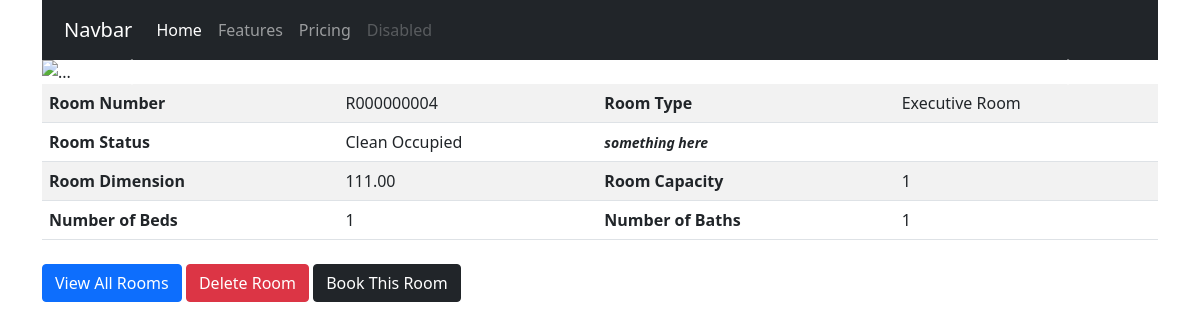
The page /rooms/r000000004/ on the database its author committed.
### hotel/models.py (models this page shows, shortened)
class Room(models.Model):
    id = models.UUIDField(primary_key=True, default=uuid.uuid4, editable=False)
    roomstatus = models.CharField(_("Room Status"), max_length=2, choices=ROOMSTATUS, default='dv')
    roomnumber = models.CharField(_("Room Number"), max_length=50, default=generateRoomNumber, db_index=True, unique=True)
    roomnumber_url = models.SlugField(_("Room Number URL"), null=True)
    roomtype = models.ForeignKey(RoomType, on_delete=models.CASCADE, limit_choices_to={'roomtype_active': True}, related_name='rooms')
    roomcapacity = models.PositiveIntegerField(_("Room Capacity")) #todo: set max value for room capacity
    roombed = models.PositiveIntegerField(_("Number of Beds"))
    roombath = models.PositiveIntegerField(_("Number of Bath"))
    roomdimension = models.DecimalField(_("Dimension (in Square Feet)"), max_digits=5, decimal_places=2)
    roomextras = models.ManyToManyField(RoomExtra, verbose_name=_("List of Extra Items"))
    created_at = models.DateTimeField(_("Created At"), auto_now_add=True)
    last_updated = models.DateTimeField(_("Updated At"), auto_now=False)
    is_available = models.BooleanField(_("Room Available"), default=True)
    roomdate = models.DateTimeField(_("Empty Date Field"), blank=True, null=True)
    class Meta:
        verbose_name = _("Room")
        verbose_name_plural = _("Rooms")

class RoomType(models.Model):
    id = models.UUIDField(primary_key=True, default=uuid.uuid4, editable=False)
    roomtype_name = models.CharField(_("Name"), max_length=50)
    roomtype_cost = models.DecimalField(_("Cost of Room/Night"), max_digits=5, decimal_places=2)
    roomtype_cost1 = models.DecimalField(_("Cost of Room/Night 1"), max_digits=5, decimal_places=2, blank=True, null=True)
    roomtype_info = models.CharField(_("RoomType Info 1"), max_length=50, blank=True, null=True)
    roomtype_active = models.BooleanField(_("Is Active?"), default=True)
    class Meta:
        verbose_name = _("RoomType")
        verbose_name_plural = _("RoomTypes")
    def __str__(self):
        return self.roomtype_name

### hotel/views.py (the view)
# urls.py: path('<slug>/', RoomDetailView.as_view(), name='room_detail'),
class RoomDetailView(generic.DetailView):
    model = Room
    slug_field = 'roomnumber_url'
    context_object_name = 'room'
    template_name = 'rooms/roomdetail.html'

### templates/rooms/roomdetail.html (shortened to what this page needs)
{% extends 'base.html' %}
{% block content %}
    <div id="carouselExampleControls" class="carousel slide" data-bs-ride="carousel">
        <div class="carousel-inner">
        <div class="carousel-item active">
            <img src="..." class="d-block w-100" alt="...">
        </div>
        </div>
        <button class="carousel-control-prev" type="button" data-bs-target="#carouselExampleControls" data-bs-slide="prev">
        <span class="carousel-control-prev-icon" aria-hidden="true"></span>
        </button>
        <button class="carousel-control-next" type="button" data-bs-target="#carouselExampleControls" data-bs-slide="next">
        <span class="carousel-control-next-icon" aria-hidden="true"></span>
        </button>
    </div>
    <div class="room-items">
        <table class="table table-striped">
            <tbody>
              <tr>
                <th scope="row">Room Number</th>
                <td>{{ room.roomnumber }}</td>
                <th scope="row">Room Type</th>
                <td>{{ room.roomtype }}</td>
              </tr>
              <tr>
                <th scope="row">Room Status</th>
                <td>{{ room.get_roomstatus_display }}</td>
                <th scope="row"><i><small>something here</small></i></th>
                <td>
                </td>
              </tr>
              <tr>
                <th scope="row">Room Dimension</th>
                <td>{{ room.roomdimension }}</td>
                <th scope="row">Room Capacity</th>
                <td>{{ room.roomcapacity }}</td>
              </tr>
              <tr>
                <th scope="row">Number of Beds</th>
                <td>{{ room.roombed }}</td>
                <th scope="row">Number of Baths</th>
                <td>{{ room.roombath }}</td>
              </tr>
            </tbody>
        </table>
    </div>
    <div class="room-list">
        <a href="{% url 'room_list' %}"><button class="btn btn-primary">View All Rooms</button></a>
        <a href="{% url 'room_delete' room.roomnumber_url %}"><button class="btn btn-danger">Delete Room</button></a>
        <a href="{% url 'booking_create' room.roomnumber_url %}"><button class="btn btn-dark">Book This Room</button></a>
    </div>
{% endblock content %}

### static/styles/main.css (style rules this page uses)
.btn { margin-top: 8px; }
.table>:not(caption)>*>* { padding: 7px 7px; }
table { width: 70px; }

### rows shown on the page
Room: roomnumber "R000000004", roomtype "Executive Room", roomstatus "Clean Occupied", roomdimension "111.00", roomcapacity "1", roombed "1", roombath "1"
